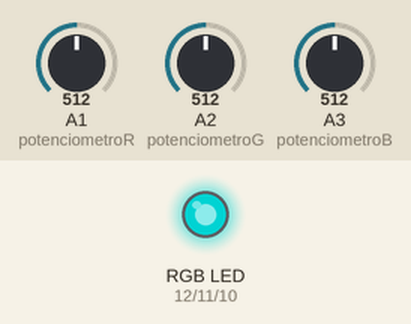
Simulated run of this sketch. Board: Arduino Uno, built with avr-gcc and run on an emulated ATmega328P. On the bench: an RGB LED mixed from three pins (HIGH = lit). The test bench sets the inputs (shaded band); at power-on: A1 (potenciometroR) = 512, A2 (potenciometroG) = 512, A3 (potenciometroB) = 512. Dim RGB values are drawn brighter than linear.

Above: at 1.2 s.
1.3 s: A1 (potenciometroR) set to 520
At 1.8 s:
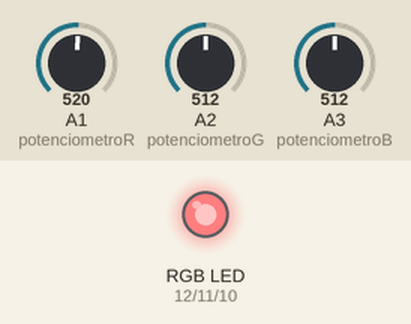
2.8 s: A2 (potenciometroG) set to 716
At 4.0 s:
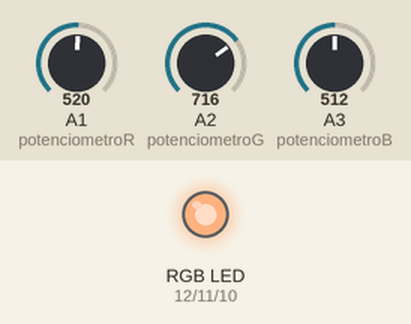
4.3 s: A3 (potenciometroB) set to 716
At 5.3 s:
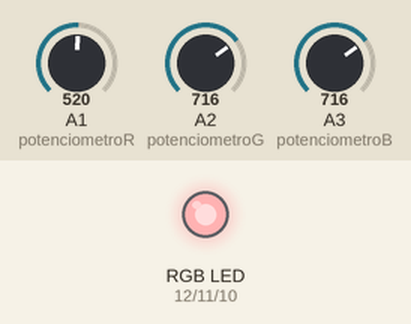
5.8 s: A1 (potenciometroR) set to 511
At 6.4 s:
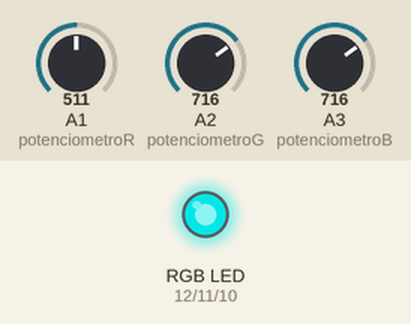
7.3 s: A2 (potenciometroG) set to 900
At 8.5 s:
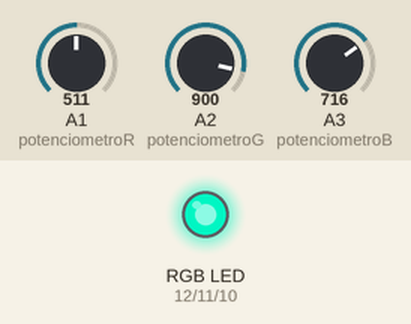
8.8 s: A3 (potenciometroB) set to 900
At 9.9 s:
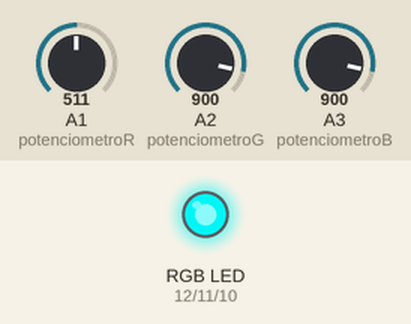
Timing chart, 0 to 11.3 s (numbered marks = the images above; inputs shaded):
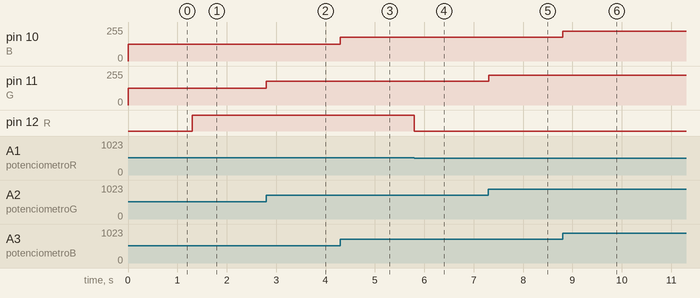

The sketch:

quinto_ejercicio.ino
```cpp
#define R 12
#define G 11
#define B 10
#define potenciometroR A1
#define potenciometroG A2
#define potenciometroB A3


int tiempo = 4;

void setup() {

  Serial.begin(9600);
  pinMode(R, OUTPUT);
  pinMode(G, OUTPUT);
  pinMode(B, OUTPUT);
}

void loop() {
    int lecturaPotenciometroR = analogRead(potenciometroR);
    int lecturaPotenciometroG = analogRead(potenciometroG);
    int lecturaPotenciometroB = analogRead(potenciometroB);

    int valorMapeadoR = map(lecturaPotenciometroR, 0, 1023, 0, 255);
    int valorMapeadoG = map(lecturaPotenciometroG, 0, 1023, 0, 255);
    int valorMapeadoB = map(lecturaPotenciometroB, 0, 1023, 0, 255);

    analogWrite(R, valorMapeadoR);
    analogWrite(G, valorMapeadoG);
    analogWrite(B, valorMapeadoB);
}
```

Measured:
- the behaviour switches between 513 and 514 on A1 (potenciometroR) (found by bisection; images 0 and 1)
- after the input at 1.3 s, pin 12 (R): LOW → HIGH at once
- after the input at 2.8 s, pin 11 (G): 127/255 → 178/255 at once
- after the input at 4.3 s, pin 10 (B): 127/255 → 178/255 at once
- after the input at 5.8 s, pin 12 (R): HIGH → LOW at once
- after the input at 7.3 s, pin 11 (G): 178/255 → 224/255 at once
- after the input at 8.8 s, pin 10 (B): 178/255 → 224/255 at once
